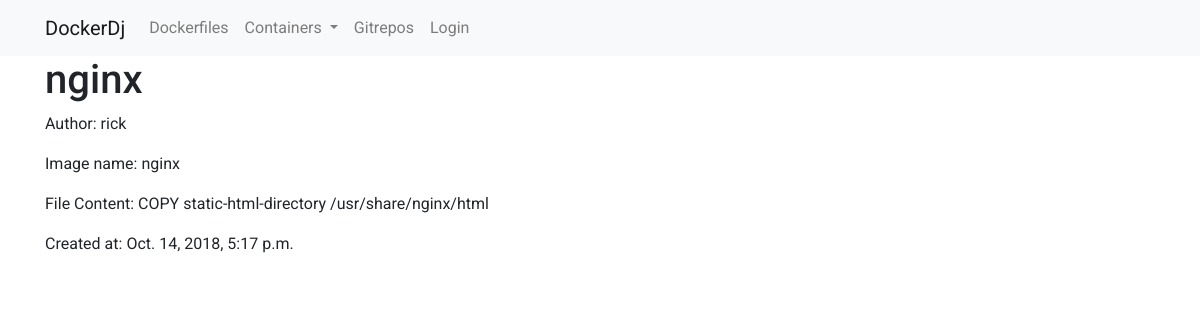
The app's page /dockerapp/dockerfile/1, older data.
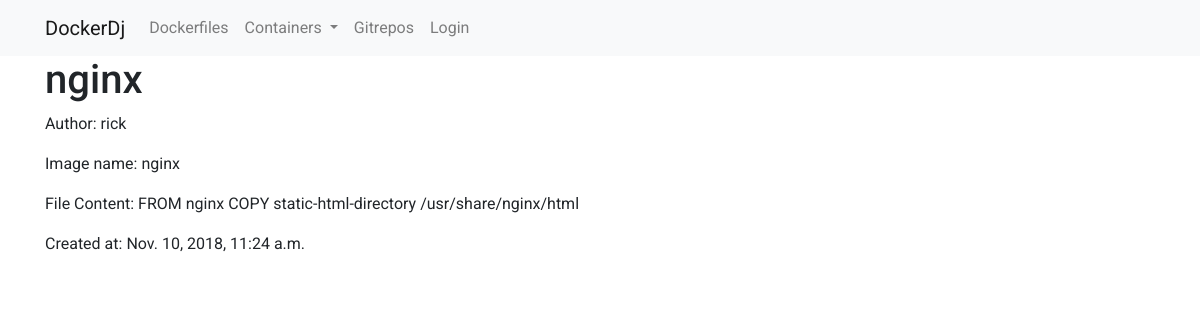
The same page, newer data.
### dockerapp/models.py (models this page shows, shortened)
class Dockerfile(models.Model):
    author = models.ForeignKey('auth.User', on_delete=models.CASCADE)
    title = models.CharField(max_length=200)
    image_name = models.CharField(max_length=200)
    dockerfile_content = models.TextField()
    dockerfile = models.FileField(upload_to='media/dockerfiles/',blank=True)
    created_date = models.DateTimeField(default=timezone.now)

### dockerapp/views.py (the view)
# urls.py: url(r"dockerfile/(?P<pk>\d+)",views.DockerfileDetail.as_view(),name="dockerfile_change"),
class DockerfileDetail(SelectRelatedMixin, generic.DetailView):
    model = models.Dockerfile
    select_related = ("author",)

### dockerapp/templates/dockerapp/dockerfile_detail.html (shortened to what this page needs)
{% extends "base.html" %}
{% block content %}
  <h1>{{ dockerfile.title }}</h1>
  <p>Author: {{ dockerfile.author }}</p>
  <p>Image name: {{ dockerfile.image_name}}</p>
  <p>File Content: {{ dockerfile.dockerfile_content }}</p>
  <p>Created at: {{ dockerfile.created_date }}</p>
{% endblock %}

### templates/base.html (shortened to what this page needs)
<!DOCTYPE html>
{% load staticfiles %}
{% load get_port %}
<html lang="en">
  <head>
    <link rel="stylesheet" href="https://stackpath.bootstrapcdn.com/bootstrap/4.1.3/css/bootstrap.min.css">
    <link rel="stylesheet" href="{% static 'css/style.css' %}">
  </head>
  <body>
    <nav class="navbar navbar-expand-lg navbar-light bg-light">
      <div class="container">
        <a class="navbar-brand" href="{% url 'home' %}">DockerDj</a>
        <div class="collapse navbar-collapse" id="navbarNav">
          <ul class="navbar-nav">
              {% if user.is_authenticated %}
                <li class="nav-item">
                  <a class="nav-link" href="{% url 'dockerapp:dockerfiles' %}">Dockerfiles</a>
                </li>
                <li class="nav-item">
                  <a class="nav-link" href="{% url 'dockerapp:dockerfile_new' %}">Add dockerfile</a>
                </li>
                <li class="nav-item dropdown">
                  <a class="nav-link dropdown-toggle" href="#" id="navbarDropdown" role="button" data-toggle="dropdown" aria-haspopup="true" aria-expanded="false">
                    Containers
                  </a>
                  <div class="dropdown-menu" aria-labelledby="navbarDropdown">
                    <a class="nav-link" href="{% url 'dockerapp:containers_dockerfile' %}">By dockerfile</a>
                    <a class="nav-link" href="{% url 'dockerapp:containers_image' %}">By image</a>
                  </div>
                </li>
                <li class="nav-item dropdown">
                  <a class="nav-link dropdown-toggle" href="#" id="navbarDropdown" role="button" data-toggle="dropdown" aria-haspopup="true" aria-expanded="false">
                    Add Container
                  </a>
                  <div class="dropdown-menu" aria-labelledby="navbarDropdown">
                    <a class="nav-link" href="{% url 'dockerapp:container_dockerfile_new' %}">By dockerfile</a>
                    <a class="nav-link" href="{% url 'dockerapp:container_image_new' %}">By image</a>
                  </div>
                </li>
                <li class="nav-item">
                  <a class="nav-link" href="{% url 'dockerapp:gitrepos' %}">Gitrepos</a>
                </li>
                <li class="nav-item">
                  <a class="nav-link" href="{% url 'dockerapp:gitrepo_new' %}">Add gitrepo</a>
                </li>
                <li class="nav-item">
                  <a class="nav-link" href="{% url 'dockerapp:logout' %}">Logout</a>
                </li>
              {% else %}
                <li class="nav-item">
                  <a class="nav-link" href="{% url 'dockerapp:dockerfiles' %}">Dockerfiles</a>
                </li>
                <li class="nav-item dropdown">
                  <a class="nav-link dropdown-toggle" href="#" id="navbarDropdown" role="button" data-toggle="dropdown" aria-haspopup="true" aria-expanded="false">
                    Containers
                  </a>
                </li>
                <li class="nav-item">
                  <a class="nav-link" href="{% url 'dockerapp:gitrepos' %}">Gitrepos</a>
                </li>
                <li class="nav-item">
                  <a class="nav-link" href="{% url 'dockerapp:login' %}">Login</a>
                </li>
              {% endif %}
          </ul>
        </div>
      </div>
    </nav>
    <div class="container">
      {% block content %}
      {% endblock %}
    </div>
  </body>
</html>

### static/css/style.css (style rules this page uses)
* { font-family: 'Roboto', sans-serif; }

Row changes from the older to the newer data that the page shows:
changed Dockerfile "nginx": dockerfile_content "COPY static-html-directory /usr/share/nginx/html" → "FROM nginx COPY static-html-directory /usr/share/nginx/html"; created_date "Oct. 14, 2018, 5:17 p.m." → "Nov. 10, 2018, 11:24 a.m."
